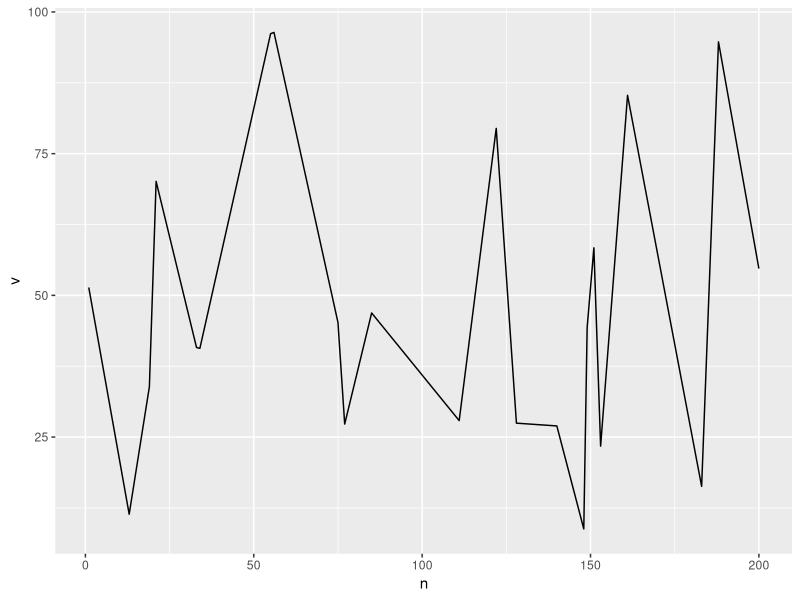

Write the R code that produced this figure. (Note: a time limit stopped this script after it produced the figure.)
library(gtools)
library(tidyverse)

make_heuristics <- function(k = 3, l = 12) {
  gtools::permutations(n = l, r = k)
}

heuristics <- make_heuristics()

make_landscape <- function(n = 2000, smoothing_factor = 6, 
                           max_value = 100, seed = NULL) {
  if (!is.null(seed)) {
    set.seed(seed)
  }
  if (smoothing_factor < 1) {
    stop("smoothing_factor must be an integer >= 1")
  }
  if (smoothing_factor == 1) {
    vals <- runif(n, 0, max_value)
    return(vals)
  }
  to_pick <- round(n / smoothing_factor, 0)
  xvals <- c(1, sort(sample(1:n, size = to_pick)), n + 1)
  start_y <- runif(1, 0, max_value)
  yvals <- c(start_y, runif(to_pick, 0, max_value), start_y)
  vals <- approx(
    x = xvals, 
    y = yvals, 
    xout = 1:(n+1)
  )
  vals <- vals$y[-(n+1)]
  move <- sample(2:(n-1), size = 1)
  vals <- c(vals[move:n], vals[1:(move - 1)])
  vals
}

df <-
  data.frame(
    n = 1:200,
    v = make_landscape(n = 200, smoothing_factor = 10)
  )
df %>% 
  ggplot(aes(x = n, y = v)) +
  geom_line()

solve <- function(heuristic, landscape, start = 1) {
  val <- landscape
  current <- start
  best <- val[current]
  alternative <- 0
  strikes <- 0
  steps <- 0
  while (TRUE) {
    try <- steps %% 3 + 1
    possibility <- ifelse(
      (current + heuristic[try]) %% length(landscape) == 0,
      length(landscape),
      (current + heuristic[try]) %% length(landscape)
    )
    if (val[possibility] > best) {
      current <- possibility
      best <- val[possibility]
      strikes <- 0
    } else {
      strikes <- strikes + 1
      if (strikes == 3) break
    }
    steps <- steps + 1
  }
  return(list(solution = current, steps = steps + 1, val = val[current]))
}

solve(c(1, 5, 25), df$v, 190)

rank_heuristics <- function(sims = 1000, seed = NULL,
                            heuristics,
                            n = 200,
                            smoothing_factor = 6,
                            all_starts = FALSE,
                            trace = FALSE) {
  if (!is.null(seed)) {
    set.seed(seed)
  }
  sums <- numeric(nrow(heuristics))
  m <- ifelse(all_starts, n, 1)
  for (rep in 1:sims) {
    val = make_landscape(n = n, smoothing_factor = smoothing_factor)
    for (i in 1:nrow(heuristics)) {
      heuristic <- heuristics[i, ]
      for (j in 1:m) {
        res <- solve(
          heuristic = heuristic,
          landscape = val,
          start = j
        )
        sums[i] <- sums[i] + val[res$solution]
      }
    }
    if (trace & (rep %% trace == 0)) {
      cat("Finished simulation ", rep, "...\n", sep = "")
    }
  }
  mean_performance <- sums / (sims * m)
  ranked <- heuristics[order(mean_performance, decreasing = TRUE), ]
  return(list(
    ranked = ranked,
    rating = sort(mean_performance, decreasing = TRUE)
  ))
}

# res <- rank_heuristics(heuristics = heuristics, trace = 50, smoothing_factor = 4)
# res$ranked[1:10, ]
# res$rating[1:10]

all_ranks <- function(k = 3, l = 12, n = 200, factors = 1:10,
                      sims = 1000, all_starts = FALSE,
                      seed = NULL, trace = FALSE) {
  if (!is.null(seed)) {
    set.seed(seed)
  }
  heuristics <- make_heuristics(k = k, l = l)
  results <- vector(mode = "list", length = length(factors))
  names(results) <- as.character(factors)
  for (factor in factors) {
    cat("Working on smoothing factor", factor, "... \n")
    results[[as.character(factor)]] <- rank_heuristics(
      sims = sims,
      heuristics = heuristics,
      n = n,
      smoothing_factor = factor,
      trace = trace
    )
  }
  results
}



all_try <- function(team, landscape, start) {
  val <- landscape
  solutions <- numeric(nrow(team))
  steps <- 0
  for(i in 1:nrow(team)) {
    member <- team[i, ]
    res <- solve(member, landscape, start)
    solutions[i] <- res$solution
    steps <- steps + res$steps
  }
  highest <- max(val[solutions])
  best_solution <- solutions[val[solutions] == highest][1]
  list(
    solution = best_solution,
    steps = steps,
    proposals = solutions
  )
}

solve_tournament <- function(team, landscape) {
  previous_proposals <- vector(mode = "list", length = nrow(team))
  for (i in 1:length(previous_proposals)) {
    previous_proposals[[i]] <- numeric()
  }
  current <- 1
  steps <- 0
  solving <- TRUE
  debug_limit <- Inf
  counter <- 0
  while (solving  & counter <= debug_limit) {
    members_to_try <- numeric()
    for (i in 1:nrow(team)) {
      if (!(current %in% previous_proposals[[i]])) {
        members_to_try <- c(members_to_try, i)
      }
    }
    if (length(members_to_try) > 0) {
      res <- all_try(team[members_to_try, , drop = FALSE], landscape, current)
      for (i in 1:length(members_to_try)) {
        member <- members_to_try[i]
        previous_proposals[[member]] <- res$proposals[i]
      }
      steps <- steps + res$steps
      if (res$solution == current) {
        solving <- FALSE
      }
      current <- res$solution
    } else {
      solving <- FALSE
    }
    counter <- counter + 1
  }
  list(
    solution = current,
    steps = steps
  )
}

comparison <- function(
  sims = 100,
  seed = NULL,
  expert_size = 9,
  expert_limit = 9,
  random_size = 9,
  set
) {
  mean_diffs <- numeric(length(set))
  sd_diffs <- numeric(length(set))
  factors <- as.numeric(names(set))
  for (i in 1:length(set)) {
    solvers = set[[i]]
    expert_pool <- solvers$ranked[1:expert_limit, , drop = FALSE]
    differences <- numeric(sims)
    for (m in 1:sims) {
      land <- make_landscape(
        n = 200, smoothing_factor = factors[i], 
        max_value = 100, seed = NULL
      )
      rows_to_pick <- sample(1:nrow(expert_pool), expert_size)
      experts <- expert_pool[rows_to_pick, , drop = FALSE]
      expert_sol <- solve_tournament(
        team = experts,
        landscape = land
      )
      rows_to_pick <- sample(1:nrow(solvers$ranked), random_size)
      randoms <- solvers$ranked[rows_to_pick, , drop = FALSE]
      random_sol <- solve_tournament(
        team = randoms,
        landscape = land
      )
      differences[m] <- land[random_sol$solution] - land[expert_sol$solution]
    }
    mean_diffs[i] <- mean(differences)
    sd_diffs[i] <- sd(differences)
  }
  data.frame(
    factor = factors,
    mean_diff = mean_diffs,
    sd_diff = sd_diffs
  )
}
  
results_3_12_200_1to10_3030 <-
  all_ranks(
    k = 3, l = 12, n = 200,
    factors = 1:10,
    all_starts = FALSE,
    seed = 3030,
    trace = 500
  )

results_3_12_200_11to20_3030 <-
  all_ranks(
    k = 3, l = 12, n = 200,
    factors = 11:20,
    all_starts = FALSE,
    seed = 3030,
    trace = 500
  )

results_3_12_200_1to20 <-
  c(
    results_3_12_200_1to10_3030,
    results_3_12_200_11to20_3030
  )

sims <- 2500
comparison(set = results_3_12_200_1to20, sims = sims, 
           expert_size = 9, expert_limit = 30) %>% 
  ggplot(aes(x = factor, y = mean_diff)) +
  geom_ribbon(aes(ymin = mean_diff - 2 * sd_diff/sqrt(sims), 
                  ymax = mean_diff + 2 * sd_diff/sqrt(sims)),
              fill = "grey70", alpha = 0.5) +
  geom_line(aes(y = mean_diff)) +
  geom_hline(yintercept = 0) +
  scale_x_continuous(breaks = 1:20) +
  labs(x = "mean length of a run",
       y = "mean of differences (expert - other)")


results_3_36_200_1to20_3030 <-
  all_ranks(
    k = 3, l = 36, n = 200,
    factors = 1:20,
    all_starts = FALSE,
    seed = 3030,
    trace = 50
  )
save(results_3_36_200_1to20_3030, file = "data/results_3_36_200_1to20_3030.rda")

get_bounded <- function(bound = 12, lst) {
  mat <- lst$ranked
  bounded <- rep(TRUE, times = nrow(mat))
  for (j in 1:ncol(mat)) {
    bounded <- bounded & (mat[, j] <= bound)
  }
  list(
    ranked = mat[bounded, , drop = FALSE],
    rating = lst$rating[bounded]
  )
}

get_bounded_all <- function(bound = 12, lst) {
  results <- vector(mode = "list", length = length(lst))
  names(results) <- names(lst)
  for (i in 1:length(lst)) {
    results[[i]] <- get_bounded(bound = bound, lst[[i]])
  }
  results
}

stuff <- get_bounded_all(bound = 24, lst = results_3_36_200_1to20_3030)

make_graph <- function(sims = 2500,
                       set,
                       expert_size = 9,
                       expert_limit = 9,
                       random_size = 9,
                       #k = 3,
                       l = 12,
                       seed = NULL) {
  lst <- get_bounded_all(bound = l, lst = set)
  comparison(
    sims = sims,
    seed = seed,
    expert_size = expert_size,
    expert_limit = expert_limit,
    random_size = random_size,
    set = lst
  ) %>% 
    ggplot(aes(x = factor, y = mean_diff)) +
    geom_ribbon(aes(ymin = mean_diff - 2 * sd_diff/sqrt(sims), 
                    ymax = mean_diff + 2 * sd_diff/sqrt(sims)),
                fill = "grey70", alpha = 0.5) +
    geom_line(aes(y = mean_diff)) +
    geom_hline(yintercept = 0) +
    scale_x_continuous(breaks = 1:20) +
    labs(x = "mean length of a run",
         y = "mean of differences (expert - other)",
         title = paste0("Heuristic bound is ", l, "."))
}

make_graph(sims = 500, set = results_3_36_200_1to20_3030,
           expert_size = 9, expert_limit = 30)
